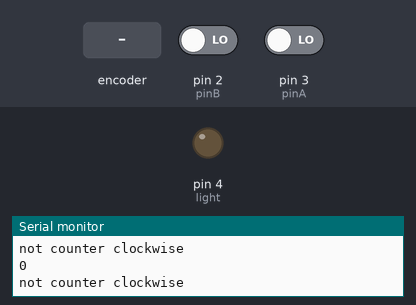
A sketch run on a simulated Arduino Mega 2560, built with avr-gcc and run on an emulated ATmega2560. Shown: output pins drawn as LEDs (lit = HIGH), the last lines printed to the serial monitor. Dashed ring = blinking. The test bench sets the inputs (shaded band); at power-on: pin 2 (pinB) LOW, pin 3 (pinA) LOW.

Above: at 1.2 s.
1.3 s: rotary encoder on pin 3 (pinA) / pin 2 (pinB) turned 3 steps (first pin leading)
3.4 s: rotary encoder on pin 3 (pinA) / pin 2 (pinB) turned 2 steps (second pin leading)
At 3.53 s:
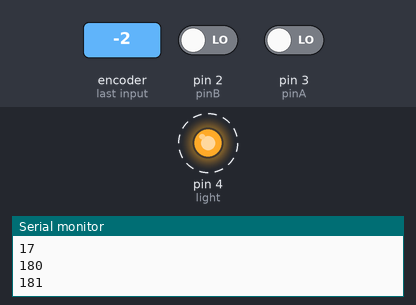
Timing chart, 0 to 6.4 s (numbered marks = the images above; inputs shaded):
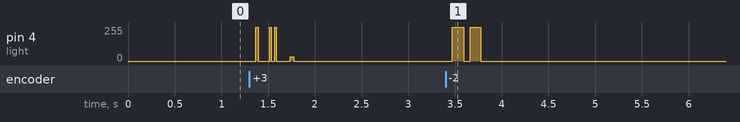

Measured:
- after the input at 3.4 s, pin 4 (light): alternates 255/255 for 0.12 s and 0/255 for 0.07 s, 4 changes in all, then stays 0/255, starting after 0.07 s

The sketch:

torsion_sensor.ino
```cpp
/* Orange: B output on data sheet
 *  Green: Ground
 *  Yellow: A output on data sheet
 *  Red: 5 VoltDC
 */

#define pinB 2 // color wire orange
#define pinA 3 // color wire yellow
#define light 4


int i = 0;
int angle = 0;
int temp = 0;
int tempB = 0;

void setup() {

  pinMode(pinB, INPUT);
  pinMode(pinA, INPUT);
  pinMode(light, OUTPUT);
  Serial.begin(9600);

}

void loop() {
  int read_pinB = digitalRead(pinB);
  int read_pinA = digitalRead(pinA);

  Serial.println(angle);
  if(read_pinA != temp){
    temp = read_pinA;
    angle++;
    digitalWrite(light, HIGH);
  }
// the next if statment should in therory repeatdedly say the direction it is turning based on which one changes first

if(tempB = read_pinB && read_pinA != temp){
  Serial.println("Clockwise" + angle); }
else{
  Serial.println("not counter clockwise" + angle);
}


  if(read_pinB != tempB){
    tempB = read_pinB;
    angle++;
    digitalWrite(light, HIGH);
  }

  if(read_pinB == tempB && read_pinA == temp){
    digitalWrite(light, LOW);
  }
  //The default output of A is 1
  //The default output of B is 1
  //If the sensor detects something B will become 0

}
```
